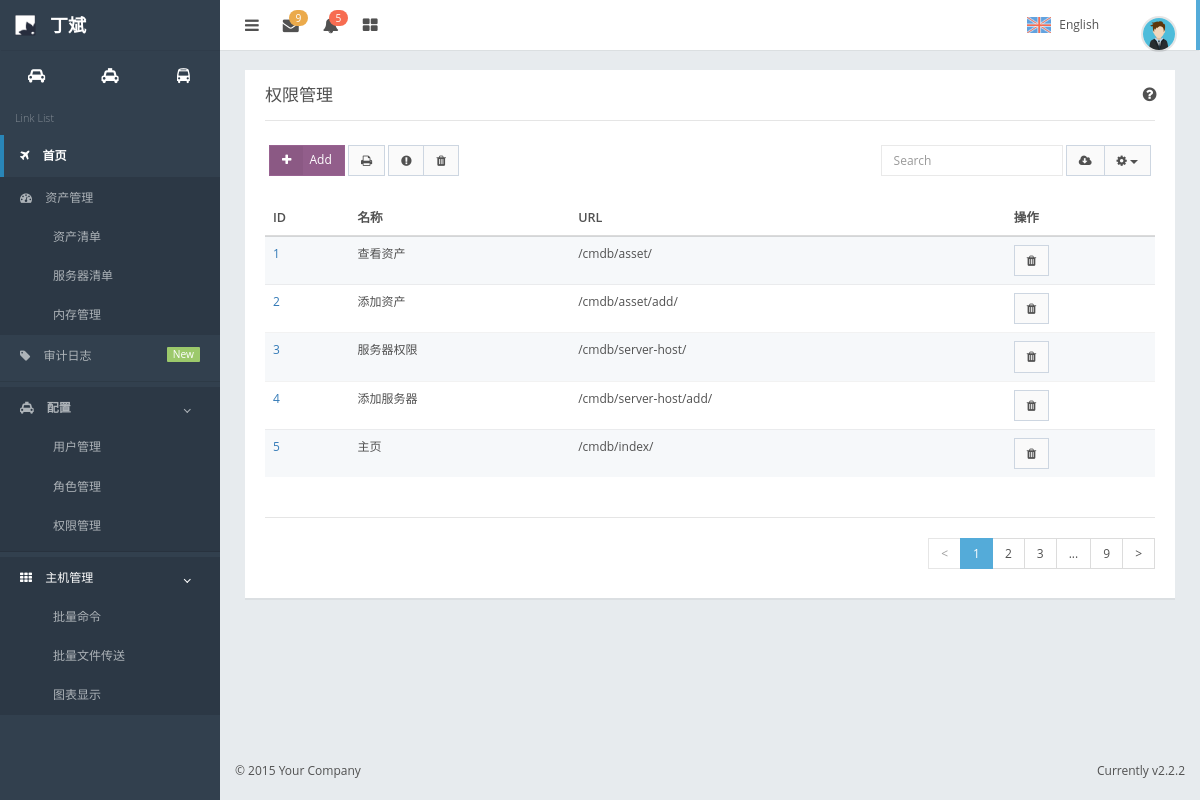
The page /rbac/access-list/ on the database as committed earlier.
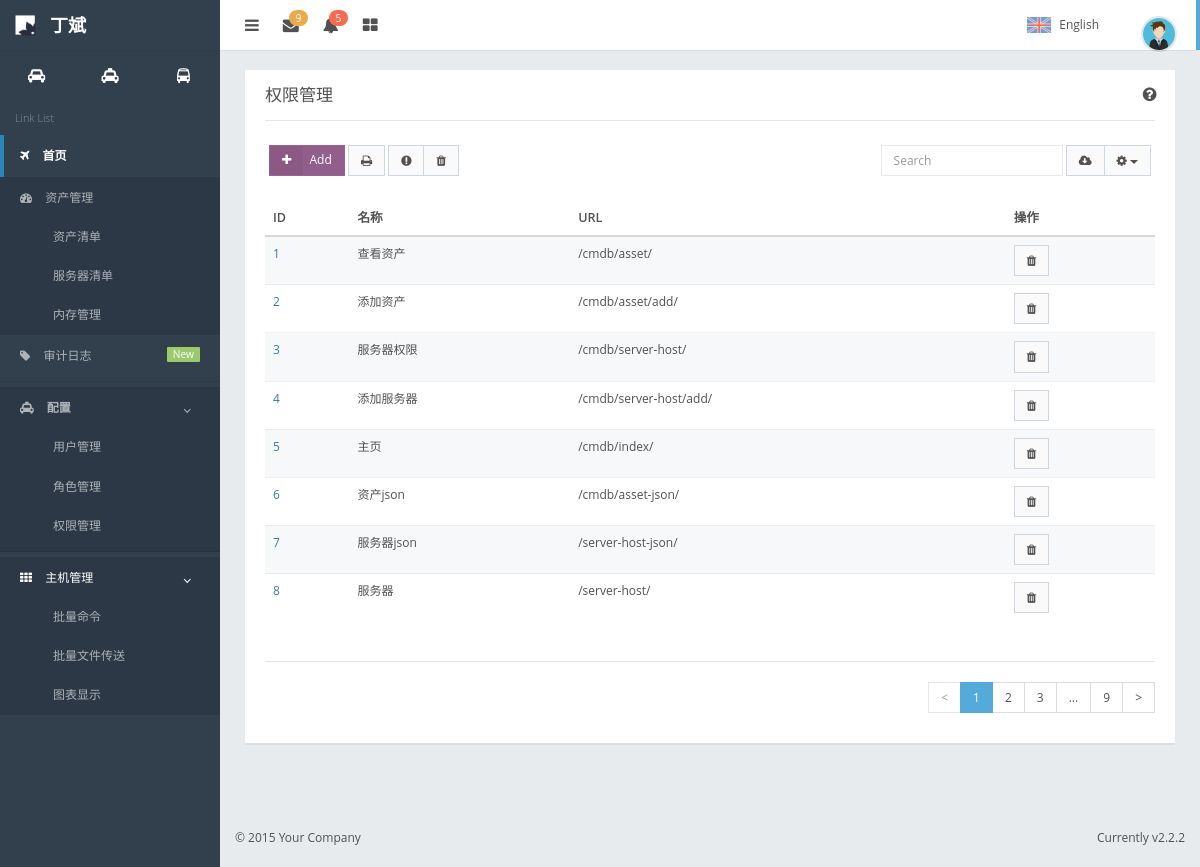
The same page on the database as committed later.
### rbac/models.py (models this page shows, shortened)
class PermisionUrl(models.Model):
    title = models.CharField(max_length=32)
    url = models.CharField(max_length=32)
    class Meta:
        verbose_name_plural = "url权限表"

### rbac/views.py (the view)
# urls.py: re_path('^access-list/delete/(\d+)$',views.accdelete,name='access-delete'),
def access(request):
    access_obj = models.PermisionUrl.objects.all()
    return render(request, 'rbac/access-list.html', {'access_obj': access_obj})

### templates/rbac/access-list.html (shortened to what this page needs)
{% extends 'index.html' %}
{% block page-content %}
    <div class="panel">
        <div class="panel-heading">
            <div class="panel-control">
                <a class="fa fa-question-circle fa-lg fa-fw unselectable add-tooltip" href="#"
                   data-original-title="<h4 class='text-thin'>Information</h4><p style='width:150px'>This is an information bubble to help the user.</p>"
                   data-html="true" title=""></a>
            </div>
            <h3 class="panel-title">权限管理</h3>
        </div>
        <div class="panel-body">
            <div class="pad-btm form-inline">
                <div class="row">
                    <div class="col-sm-6 table-toolbar-left">
                        <button class="btn btn-purple btn-labeled fa fa-plus" id="demo-bootbox-zoom" data-toggle="modal" data-target="#exampleModal"
                    data-whatever="">Add</button>
                        <button class="btn btn-default"><i class="fa fa-print"></i></button>
                        <div class="btn-group">
                            <button class="btn btn-default"><i class="fa fa-exclamation-circle"></i></button>
                            <button class="btn btn-default"><i class="fa fa-trash"></i></button>
                        </div>
                    </div>
                    <div class="col-sm-6 table-toolbar-right">
                        <div class="form-group">
                            <input type="text" autocomplete="off" class="form-control" placeholder="Search"
                                   id="demo-input-search2">
                        </div>
                        <div class="btn-group">
                            <button class="btn btn-default"><i class="fa fa fa-cloud-download"></i></button>
                            <div class="btn-group">
                                <button class="btn btn-default dropdown-toggle" data-toggle="dropdown">
                                    <i class="fa fa-cog"></i>
                                    <span class="caret"></span>
                                </button>
                            </div>
                        </div>
                    </div>
                </div>
            </div>
            <div class="table-responsive">
                <table class="table table-striped">
                    <thead>
                    <tr>
                        <th>ID</th>
                        <th>名称</th>
                        <th>URL</th>
                        <th>操作</th>
                    </tr>
                    </thead>
                    <tbody>
                    {% for list in access_obj %}
                        <tr>
                            <td><a href="#" class="btn-link" name="id"> {{ list.id}}</a></td>
                            <td>{{ list.title }}</td>
                            <td>{{ list.url }}</td>
                            <td><a href="{% url "access-delete" list.id %}"><button  class="btn btn-default"><i class="fa fa-trash"></i></button></a></td>
                        </tr>
                    {% endfor %}
                    </tbody>
                </table>
            </div>
            <hr>
            <div class="pull-right">
                <ul class="pagination text-nowrap mar-no">
                    <li class="page-pre disabled">
                        <a href="#">&lt;</a>
                    </li>
                    <li class="page-number active">
                        <span>1</span>
                    </li>
                    <li class="page-number">
                        <a href="#">2</a>
                    </li>
                    <li class="page-number">
                        <a href="#">3</a>
                    </li>
                    <li>
                        <span>...</span>
                    </li>
                    <li class="page-number">
                        <a href="#">9</a>
                    </li>
                    <li class="page-next">
                        <a href="#">&gt;</a>
                    </li>
                </ul>
            </div>
        </div>
    </div>
{% endblock %}

### templates/index.html (shortened to what this page needs)
{% extends 'base.html' %}
{% block body %}
    <div id="container" class="effect mainnav-lg navbar-fixed">
        <header id="navbar">
            <div id="navbar-container" class="boxed">
                <div class="navbar-header">
                    <a href="index.html" class="navbar-brand">
                        <img src="/static/img/logo.png" alt="Nifty Logo" class="brand-icon">
                        <div class="brand-title">
                            <span class="brand-text">丁斌</span>
                        </div>
                    </a>
                </div>
                <div class="navbar-content clearfix">
                    <ul class="nav navbar-top-links pull-left">
                        <li class="tgl-menu-btn">
                            <a class="mainnav-toggle" href="#">
                                <i class="fa fa-navicon fa-lg"></i>
                            </a>
                        </li>
                        <li class="dropdown">
                            <a href="#" data-toggle="dropdown" class="dropdown-toggle">
                                <i class="fa fa-envelope fa-lg"></i>
                                <span class="badge badge-header badge-warning">9</span>
                            </a>
                        </li>
                        <li class="dropdown">
                            <a href="#" data-toggle="dropdown" class="dropdown-toggle">
                                <i class="fa fa-bell fa-lg"></i>
                                <span class="badge badge-header badge-danger">5</span>
                            </a>
                        </li>
                        <li class="mega-dropdown">
                            <a href="#" class="mega-dropdown-toggle">
                                <i class="fa fa-th-large fa-lg"></i>
                            </a>
                        </li>
                    </ul>
                    <ul class="nav navbar-top-links pull-right">
                        <li class="dropdown">
                            <a class="lang-selector dropdown-toggle" href="#" data-toggle="dropdown">
								<span class="lang-selected">
									<img class="lang-flag" src="/static/img/flags/united-kingdom.png" alt="English">
									<span class="lang-name">English</span>
								</span>
                            </a>
                        </li>
                        <li id="dropdown-user" class="dropdown">
                            <a href="#" data-toggle="dropdown" class="dropdown-toggle text-right">
								<span class="pull-right">
									<img class="img-circle img-user media-object" src="/static/img/av1.png"
                                         alt="Profile Picture">
								</span>
                            </a>
                        </li>
                    </ul>
                </div>
            </div>
        </header>
        <div class="boxed">
            <div id="content-container">
                <div id="page-content">
                    {% block page-content %}{% endblock %}
                </div>
            </div>
            <nav id="mainnav-container">
                <div id="mainnav">
                    <div id="mainnav-shortcut">
                        <ul class="list-unstyled">
                            <li class="col-xs-4" data-content="Shortcut 1">
                                <a class="shortcut-grid" href="#">
                                    <i class="fa fa-car"></i>
                                </a>
                            </li>
                            <li class="col-xs-4" data-content="Shortcut 2">
                                <a class="shortcut-grid" href="#">
                                    <i class="fa fa-taxi"></i>
                                </a>
                            </li>
                            <li class="col-xs-4" data-content="Shortcut 3">
                                <a class="shortcut-grid" href="#">
                                    <i class="fa fa-bus"></i>
                                </a>
                            </li>
                        </ul>
                    </div>
                    <div id="mainnav-menu-wrap">
                        <div class="nano">
                            <div class="nano-content">
                                <ul id="mainnav-menu" class="list-group">
                                    <li class="list-header">Link List</li>
                                    <li class="active-link">
                                        <a href="{% url "index-zy" %}">
                                            <i class="fa fa-plane"></i>
                                            <span class="menu-title">首页</span>
                                        </a>
                                    </li>
                                    <li>
                                        <a href="#">
                                            <i class="fa fa-dashboard"></i>
                                            <span class="menu-title">
                                                资产管理
											</span>
                                        </a>
                                        <ul class="collapse in">
                                            <li><a href="{% url 'cmdb-aseet' %}">资产清单</a></li>
                                            <li><a href="{% url 'server-host' %}">服务器清单</a></li>
                                            <li><a href="#">内存管理</a></li>
                                        </ul>
                                    </li>
                                    <li>
                                        <a href="#">
                                            <i class="fa fa-tag"></i>
                                            <span class="menu-title">
												审计日志
												<span class="label label-success pull-right">New</span>
											</span>
                                        </a>
                                    </li>
                                    <li class="list-divider"></li>
                                    <li>
                                        <a href="#">
                                            <i class="fa fa-taxi"></i>
                                            <span class="menu-title">
												<strong>配置</strong>
											</span>
                                            <i class="arrow"></i>
                                        </a>
                                        <ul class="collapse in">
                                            <li><a href="{% url 'account' %}">用户管理</a></li>
                                            <li><a href="{% url 'role' %}">角色管理</a></li>
                                            <li><a href="{% url 'access-list' %}">权限管理</a></li>
                                            <li class="list-divider"></li>
                                        </ul>
                                    </li>
                                    <li class="active-sub">
                                        <a href="#">
                                            <i class="fa fa-th"></i>
                                            <span class="menu-title">主机管理</span>
                                            <i class="arrow"></i>
                                        </a>
                                        <ul class="collapse in">
                                            <li><a href="#">批量命令</a></li>
                                            <li><a href="#">批量文件传送</a></li>
                                            <li><a href="#">图表显示</a></li>
                                        </ul>
                                    </li>
                                </ul>
                            </div>
                        </div>
                    </div>
                </div>
            </nav>
        </div>
        <footer id="footer">
            <div class="hide-fixed pull-right pad-rgt">Currently v2.2.2</div>
            <p class="pad-lft">&#0169; 2015 Your Company</p>
        </footer>
    </div>
{% endblock %}

### templates/base.html (shortened to what this page needs)
<!DOCTYPE html>
<html lang="en">
<head>
    <link href="/static/css/bootstrap.min.css" rel="stylesheet">
	<link href="/static/css/nifty.min.css" rel="stylesheet">
	<link href="/static/css/font-awesome.min.css" rel="stylesheet">
    <link href="/static/css/nifty-demo.min.css" rel="stylesheet">
	<link href="/static/css/pace.min.css" rel="stylesheet">
</head>
<body>
    {% block body %}{% endblock %}
</body>
</html>

Rows that differ between the two databases and show on the page:
added PermisionUrl: id "6", title "资产json", url "/cmdb/asset-json/"
added PermisionUrl: id "7", title "服务器json", url "/server-host-json/"
added PermisionUrl: id "8", title "服务器", url "/server-host/"
